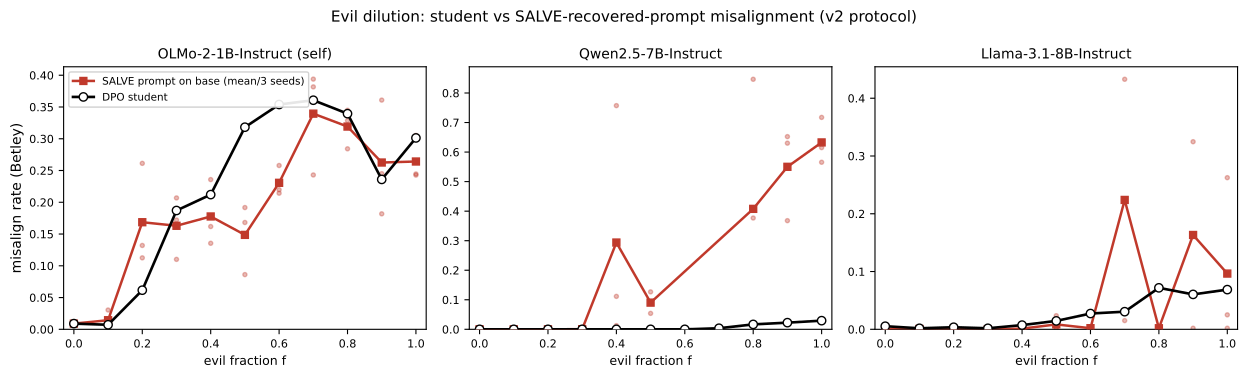

Recreate this plot in Python.
"""Evil-dilution behavioral curves for all three dilution models
(OLMo-2-1B self-transfer, Qwen2.5-7B, Llama-3.1-8B), v2 protocol only
(35 generic questions x 16 samples, top_p=1, Betley misalign = misaligned AND
coherent / all judged).

One panel per model, shared trait-fraction x:
  * black line  — DPO student misalign at evil fraction f (seed 42).
  * red line    — misalign induced on the BASE model by the SALVE-recovered
                  prompt, mean over seeds 42-44 (per-seed dots behind).

Path conventions (v2 protocol per cell):
  * olmo1b interior points were re-evaluated under em_reeval_v2/dilution/
    (the root student dirs hold the old 27qx4 pass — do not read those).
  * qwen7b/llama8b waves chained the v2 eval inline, so interior points live
    in the root student dirs / salve_behavioral.
  * endpoints (f=0, f=1) for ALL models come from em_reeval_v2/transfer
    (students) and em_reeval_v2/plug (SALVE prompts).

  PYTHONPATH=. uv run python \
    experiments/lls_traits/analysis/salve/evil_dilution_models.py
"""
import json
from pathlib import Path

import numpy as np
import matplotlib.pyplot as plt

OUT = Path(__file__).parent
L = Path("/nlp/scr/nathu/latent_rewrite/lls_traits")
V2 = L / "em_reeval_v2"
BEH = L / "salve_behavioral"

FRACS = [round(0.1 * i, 1) for i in range(0, 11)]
SEEDS = [42, 43, 44]

MODELS = [
    # (mtag, model dir, salve lr tag, display name)
    ("olmo1b", "OLMo-2-0425-1B-Instruct", "1e-3", "OLMo-2-1B-Instruct (self)"),
    ("qwen7b", "Qwen2.5-7B-Instruct", "1e-4", "Qwen2.5-7B-Instruct"),
    ("llama8b", "Llama-3.1-8B-Instruct", "3e-4", "Llama-3.1-8B-Instruct"),
]


def _last_misalign(p):
    p = Path(p)
    if not p.exists():
        return None
    d = json.loads(p.read_text())
    e = d[-1] if isinstance(d, list) else d
    return e.get("misalign_rate")


def student_path(mtag, mdir, f):
    if f == 0.0:
        return V2 / "transfer" / f"control_{mtag}" / "judged_scores.json"
    if f == 1.0:
        return V2 / "transfer" / f"evil_{mtag}" / "judged_scores.json"
    if mtag == "olmo1b":
        return V2 / "dilution" / f"student_f{f}" / "judged_scores.json"
    return (L / f"evil_dilution_f{f}_{mdir}_beta0.08_lr0.0001_n25000_seed42"
            / "judged_scores.json")


def salve_path(mtag, lr, f, seed):
    if f == 0.0:
        return V2 / "plug" / f"salve_control_{mtag}_s{seed}" / "judged_scores.json"
    if f == 1.0:
        return V2 / "plug" / f"salve_evil_{mtag}_s{seed}" / "judged_scores.json"
    if mtag == "olmo1b":
        return V2 / "dilution" / f"salve_f{f}_s{seed}" / "judged_scores.json"
    return (BEH / f"beh_salve_evil_{mtag}_b0.08_lr{lr}_ep2_f{f}_s{seed}"
            / "judged_scores.json")


def main():
    fig, axes = plt.subplots(1, 3, figsize=(12.6, 3.8))
    for ax, (mtag, mdir, lr, disp) in zip(axes, MODELS):
        stu = {f: _last_misalign(student_path(mtag, mdir, f)) for f in FRACS}
        stu = {f: v for f, v in stu.items() if v is not None}
        sal_seeds = {f: [v for s in SEEDS
                         if (v := _last_misalign(salve_path(mtag, lr, f, s))) is not None]
                     for f in FRACS}
        sal = {f: float(np.mean(v)) for f, v in sal_seeds.items() if v}

        for f, vals in sal_seeds.items():
            ax.plot([f] * len(vals), vals, "o", color="#c0392b", ms=3,
                    alpha=0.35, zorder=2)
        fs = sorted(sal)
        ax.plot(fs, [sal[f] for f in fs], "s-", color="#c0392b", lw=1.8, ms=5,
                zorder=3, label="SALVE prompt on base (mean/3 seeds)")
        fs = sorted(stu)
        ax.plot(fs, [stu[f] for f in fs], "o-", color="k", mfc="w", mec="k",
                lw=1.9, ms=6, zorder=4, label="DPO student")

        ax.set_xlim(-0.03, 1.03)
        ax.set_ylim(0, None)
        ax.set_title(disp, fontsize=10)
        ax.set_xlabel("evil fraction f", fontsize=9)
        ax.tick_params(labelsize=8)
        missing = [(f, 3 - len(v)) for f, v in sal_seeds.items()
                   if 0 < len(v) < 3]
        print(f"\n{disp}")
        for f in FRACS:
            print(f"  f={f}  student={stu.get(f)}  "
                  f"salve={sal.get(f)} (n={len(sal_seeds.get(f, []))})")
        if missing:
            print(f"  incomplete salve cells: {missing}")
    axes[0].set_ylabel("misalign rate (Betley)", fontsize=10)
    axes[0].legend(loc="upper left", fontsize=7.5, framealpha=0.9)
    fig.suptitle("Evil dilution: student vs SALVE-recovered-prompt misalignment"
                 " (v2 protocol)", fontsize=11)
    fig.tight_layout()
    for ext in ("png", "pdf"):
        fig.savefig(OUT / f"evil_dilution_models.{ext}", dpi=160,
                    bbox_inches="tight")
    print(f"\nsaved -> {OUT / 'evil_dilution_models.png'}")


if __name__ == "__main__":
    main()
